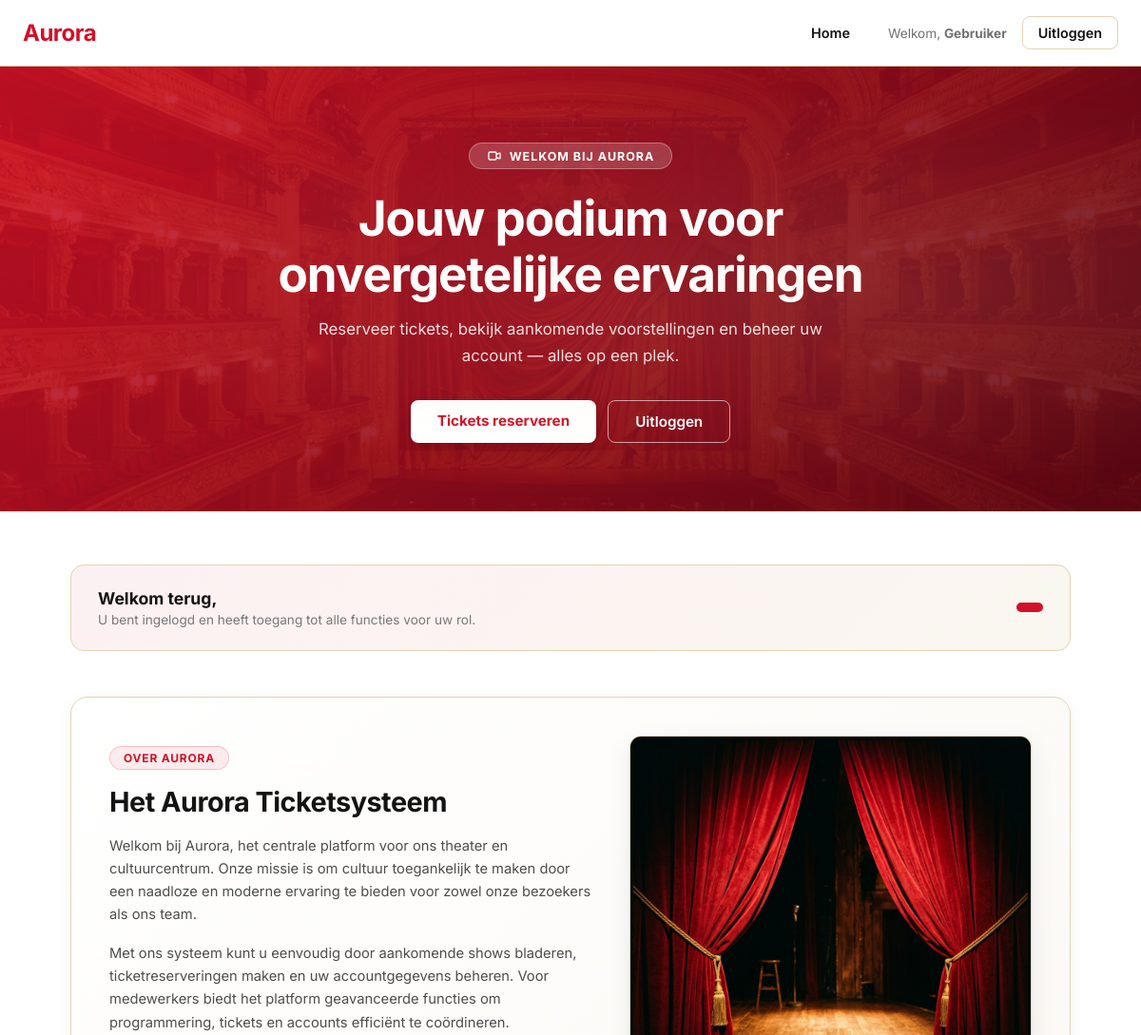
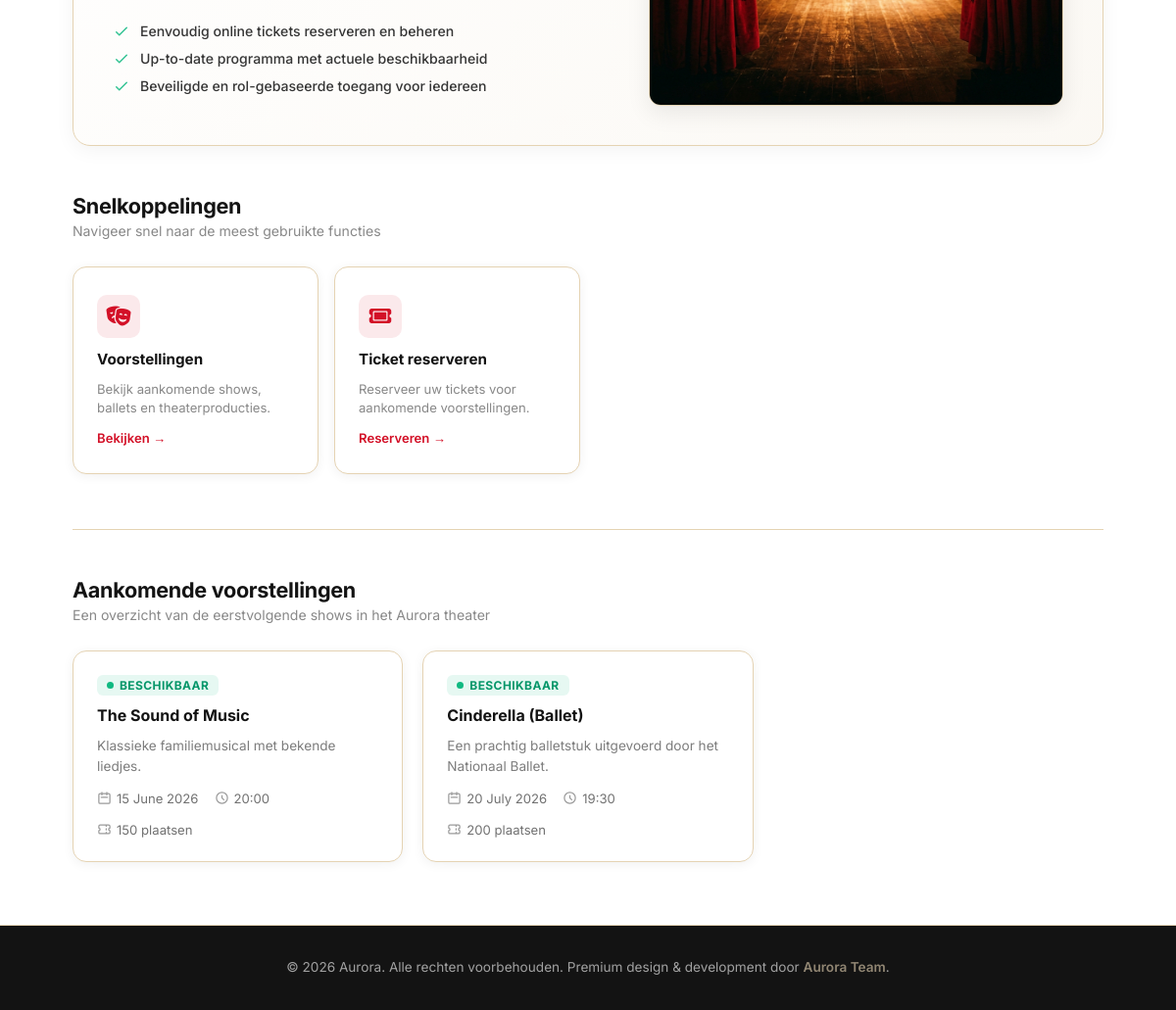
Page /informatie/home.php (signed in) on the committed database (2 pictures, top to bottom).
### tables this page shows
CREATE TABLE Voorstelling (
    Id INT NOT NULL AUTO_INCREMENT
    ,MedewerkerId INT NOT NULL
    ,Naam VARCHAR(100) NOT NULL
    ,Beschrijving TEXT NULL
    ,Datum DATE NOT NULL
    ,Tijd TIME NOT NULL
    ,MaxAantalTickets INT NOT NULL
    ,Beschikbaarheid VARCHAR(50) NOT NULL  
    ,IsActief BIT NOT NULL DEFAULT 1
    ,Opmerking VARCHAR(250) NULL
    ,DatumAangemaakt DATETIME(6) NOT NULL DEFAULT CURRENT_TIMESTAMP(6)
    ,DatumGewijzigd DATETIME(6) NOT NULL DEFAULT CURRENT_TIMESTAMP(6) ON UPDATE CURRENT_TIMESTAMP(6)
    ,PRIMARY KEY (Id)
    ,FOREIGN KEY (MedewerkerId) REFERENCES Medewerker(Id)
);

### informatie/home.php (the view, shortened to what this page needs)
<?php
$dbFout      = false;
$foutmelding = '';
$voorstellingen = [];
try {
    require_once __DIR__ . '/../config.php';
    $stmt = $pdo->prepare("
        SELECT Naam, Beschrijving, Datum, Tijd, MaxAantalTickets, Beschikbaarheid
        FROM voorstelling
        WHERE IsActief = 1 AND Beschikbaarheid != 'Geannuleerd' AND Datum >= CURDATE()
        ORDER BY Datum ASC, Tijd ASC
        LIMIT 6
    ");
    $stmt->execute();
    $voorstellingen = $stmt->fetchAll(PDO::FETCH_ASSOC);
} catch (PDOException $e) {
    $dbFout      = true;
    $foutmelding = 'De server is momenteel niet bereikbaar. Probeer het later opnieuw.';
} catch (Throwable $e) {
    $dbFout      = true;
    $foutmelding = 'Er is een onverwachte fout opgetreden. Probeer het later opnieuw.';
}
$rol        = $_SESSION['rol'] ?? '';
$naam       = $_SESSION['naam'] ?? '';
?>
<!DOCTYPE html>
<html lang="nl">
<head>
    <link rel="stylesheet" href="https://cdnjs.cloudflare.com/ajax/libs/font-awesome/6.4.2/css/all.min.css">
</head>
<body>
<?php require_once __DIR__ . '/../includes/navbar.php'; ?>
<?php if ($dbFout): ?>
    <main class="fout-full-page">
        <div class="fout-kaart" role="alert" aria-live="assertive">
            <div class="fout-icoon">
                <svg xmlns="http://www.w3.org/2000/svg" fill="none" viewBox="0 0 24 24" stroke="currentColor" stroke-width="2"><path stroke-linecap="round" stroke-linejoin="round" d="M12 9v2m0 4h.01m-6.938 4h13.856c1.54 0 2.502-1.667 1.732-3L13.732 4c-.77-1.333-2.694-1.333-3.464 0L3.34 16c-.77 1.333.192 3 1.732 3z"/></svg>
            </div>
            <h2>Server niet bereikbaar</h2>
            <p><?= htmlspecialchars($foutmelding) ?></p>
            <a href="home.php" class="btn-refresh">Probeer opnieuw</a>
        </div>
    </main>
<?php else: ?>
    <section class="hero">
        <div class="hero-badge">
            <svg xmlns="http://www.w3.org/2000/svg" fill="none" viewBox="0 0 24 24" stroke="currentColor" stroke-width="2"><path stroke-linecap="round" stroke-linejoin="round" d="M15 10l4.553-2.276A1 1 0 0121 8.618v6.764a1 1 0 01-1.447.894L15 14M5 18h8a2 2 0 002-2V8a2 2 0 00-2-2H5a2 2 0 00-2 2v8a2 2 0 002 2z"/></svg>
            Welkom bij Aurora
        </div>
        <h1>Jouw podium voor<br>onvergetelijke ervaringen</h1>
        <p>Reserveer tickets, bekijk aankomende voorstellingen en beheer uw account — alles op een plek.</p>
        <div class="hero-acties">
            <?php if ($isIngelogd): ?>
                <a href="../ticket-reseveren/ticket-beheren/index.php" class="btn-hero-primary" id="btn-tickets-reserveren">Tickets reserveren</a>
                <a href="../uitloggen.php" class="btn-hero-secondary" id="btn-uitloggen-hero">Uitloggen</a>
            <?php else: ?>
                <a href="../login.php" class="btn-hero-primary" id="btn-inloggen-hero">Inloggen</a>
                <a href="#voorstellingen" class="btn-hero-secondary" id="btn-bekijk-voorstellingen">Bekijk voorstellingen</a>
            <?php endif; ?>
        </div>
    </section>
    <main class="home-main">
        <?php if ($isIngelogd): ?>
        <div class="welkom-banner" role="complementary" aria-label="Welkomstbericht">
            <div class="welkom-tekst">
                <h2>Welkom terug, <?= htmlspecialchars($naam) ?></h2>
                <p>U bent ingelogd en heeft toegang tot alle functies voor uw rol.</p>
            </div>
            <span class="rol-badge"><?= htmlspecialchars($rol) ?></span>
        </div>
        <?php endif; ?>
        <section class="systeem-info" aria-labelledby="kop-systeem-info">
            <div class="systeem-grid">
                <div class="systeem-tekst">
                    <span class="info-badge">Over Aurora</span>
                    <h2 id="kop-systeem-info">Het Aurora Ticketsysteem</h2>
                    <p>Welkom bij Aurora, het centrale platform voor ons theater en cultuurcentrum. Onze missie is om cultuur toegankelijk te maken door een naadloze en moderne ervaring te bieden voor zowel onze bezoekers als ons team.</p>
                    <p>Met ons systeem kunt u eenvoudig door aankomende shows bladeren, ticketreserveringen maken en uw accountgegevens beheren. Voor medewerkers biedt het platform geavanceerde functies om programmering, tickets en accounts efficiënt te coördineren.</p>
                    <ul class="systeem-kenmerken">
                        <li>
                            <svg class="check-icon" fill="none" viewBox="0 0 24 24" stroke="currentColor" stroke-width="2"><path stroke-linecap="round" stroke-linejoin="round" d="M5 13l4 4L19 7"/></svg>
                            <span>Eenvoudig online tickets reserveren en beheren</span>
                        </li>
                        <li>
                            <svg class="check-icon" fill="none" viewBox="0 0 24 24" stroke="currentColor" stroke-width="2"><path stroke-linecap="round" stroke-linejoin="round" d="M5 13l4 4L19 7"/></svg>
                            <span>Up-to-date programma met actuele beschikbaarheid</span>
                        </li>
                        <li>
                            <svg class="check-icon" fill="none" viewBox="0 0 24 24" stroke="currentColor" stroke-width="2"><path stroke-linecap="round" stroke-linejoin="round" d="M5 13l4 4L19 7"/></svg>
                            <span>Beveiligde en rol-gebaseerde toegang voor iedereen</span>
                        </li>
                    </ul>
                </div>
                <div class="systeem-afbeelding">
                    <img src="../assets/images/theater-stage.png" alt="Aurora Theater Podium" class="info-img">
                </div>
            </div>
        </section>
        <section aria-labelledby="kop-snelkoppelingen">
            <div class="sectie-kop">
                <h2 id="kop-snelkoppelingen">Snelkoppelingen</h2>
                <p>Navigeer snel naar de meest gebruikte functies</p>
            </div>
            <div class="kaart-raster">
                <a href="#voorstellingen" class="actie-kaart" id="link-voorstellingen" aria-label="Ga naar aankomende voorstellingen">
                    <div class="kaart-icoon">
                        <i class="fa-solid fa-masks-theater"></i>
                    </div>
                    <h3>Voorstellingen</h3>
                    <p>Bekijk aankomende shows, ballets en theaterproducties.</p>
                    <span class="pijl">Bekijken &rarr;</span>
                </a>
                <?php if ($isIngelogd): ?>
                <a href="../ticket-reseveren/ticket-beheren/index.php" class="actie-kaart" id="link-tickets" aria-label="Ga naar ticket reserveren">
                    <div class="kaart-icoon">
                        <i class="fa-solid fa-ticket"></i>
                    </div>
                    <h3>Ticket reserveren</h3>
                    <p>Reserveer uw tickets voor aankomende voorstellingen.</p>
                    <span class="pijl">Reserveren &rarr;</span>
                </a>
                <?php endif; ?>
            </div>
        </section>
        <div class="sectie-divider"></div>
        <section id="voorstellingen" aria-labelledby="kop-voorstellingen">
            <div class="sectie-kop">
                <h2 id="kop-voorstellingen">Aankomende voorstellingen</h2>
                <p>Een overzicht van de eerstvolgende shows in het Aurora theater</p>
            </div>
            <?php if (empty($voorstellingen)): ?>
                <div class="voorstelling-raster">
                    <div class="geen-voorstellingen" role="status">
                        Er zijn momenteel geen aankomende voorstellingen gepland.
                    </div>
                </div>
            <?php else: ?>
                <div class="voorstelling-raster">
                    <?php foreach ($voorstellingen as $vs):
                        $datum = date('d F Y', strtotime($vs['Datum']));
                        $tijd  = substr($vs['Tijd'], 0, 5);
                        $isUitverkocht = ($vs['Beschikbaarheid'] === 'Uitverkocht');
                    ?>
                    <article class="voorstelling-kaart">
                        <div class="vs-badge <?= $isUitverkocht ? 'uitverkocht' : 'beschikbaar' ?>">
                            <span class="status-dot"></span>
                            <?= $isUitverkocht ? 'Uitverkocht' : 'Beschikbaar' ?>
                        </div>
                        <h3><?= htmlspecialchars($vs['Naam']) ?></h3>
                        <?php if (!empty($vs['Beschrijving'])): ?>
                            <p class="vs-beschrijving"><?= htmlspecialchars($vs['Beschrijving']) ?></p>
                        <?php endif; ?>
                        <div class="vs-info-rij">
                            <div class="vs-info-item">
                                <svg xmlns="http://www.w3.org/2000/svg" fill="none" viewBox="0 0 24 24" stroke="currentColor" stroke-width="2"><path stroke-linecap="round" stroke-linejoin="round" d="M8 7V3m8 4V3m-9 8h10M5 21h14a2 2 0 002-2V7a2 2 0 00-2-2H5a2 2 0 00-2 2v12a2 2 0 002 2z"/></svg>
                                <span><?= htmlspecialchars($datum) ?></span>
                            </div>
                            <div class="vs-info-item">
                                <svg xmlns="http://www.w3.org/2000/svg" fill="none" viewBox="0 0 24 24" stroke="currentColor" stroke-width="2"><path stroke-linecap="round" stroke-linejoin="round" d="M12 8v4l3 3m6-3a9 9 0 11-18 0 9 9 0 0118 0z"/></svg>
                                <span><?= htmlspecialchars($tijd) ?></span>
                            </div>
                            <div class="vs-info-item">
                                <svg xmlns="http://www.w3.org/2000/svg" fill="none" viewBox="0 0 24 24" stroke="currentColor" stroke-width="2"><path stroke-linecap="round" stroke-linejoin="round" d="M15 5v2m0 4v2m0 4v2M5 5a2 2 0 00-2 2v3a2 2 0 110 4v3a2 2 0 002 2h14a2 2 0 002-2v-3a2 2 0 110-4V7a2 2 0 00-2-2H5z"/></svg>
                                <span><?= (int)$vs['MaxAantalTickets'] ?> plaatsen</span>
                            </div>
                        </div>
                    </article>
                    <?php endforeach; ?>
                </div>
            <?php endif; ?>
        </section>
    </main>
<?php endif; ?>
<?php require_once __DIR__ . '/../includes/footer.php'; ?>
</body>
</html>

### rows in the picture
voorstelling: Beschikbaarheid "BESCHIKBAAR", Naam "The Sound of Music", Beschrijving "Klassieke familiemusical met bekende liedjes.", Datum "15 June 2026", Tijd "20:00", MaxAantalTickets "150"
voorstelling: Beschikbaarheid "BESCHIKBAAR", Naam "Cinderella (Ballet)", Beschrijving "Een prachtig balletstuk uitgevoerd door het Nationaal Ballet.", Datum "20 July 2026", Tijd "19:30", MaxAantalTickets "200"

### other values in the picture
$_SESSION['naam'] "Gebruiker"
